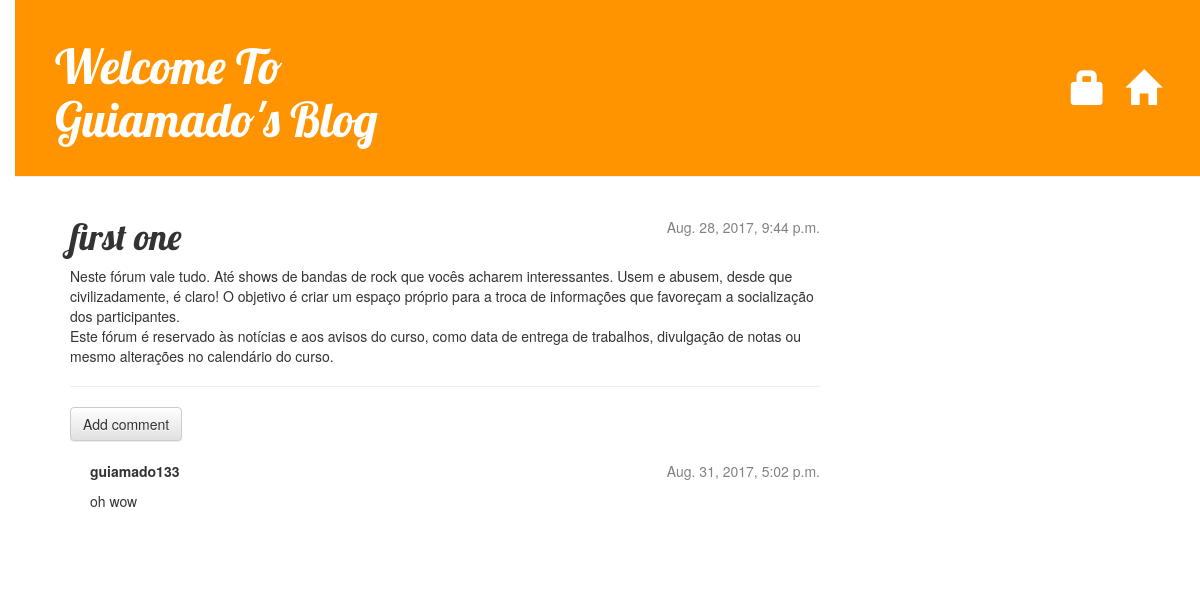
The app's page /post/1/ with its own data.
### blog/models.py (models this page shows, shortened)
class Post(models.Model):
    author = models.ForeignKey('auth.User')
    title = models.CharField(max_length=200)
    text = models.TextField()
    created_date = models.DateTimeField(
            default=timezone.now)
    published_date = models.DateTimeField(
            blank=True, null=True)

class Comment(models.Model):
    post = models.ForeignKey('blog.Post', related_name='comments')
    author = models.CharField(max_length=200)
    text = models.TextField()
    created_date = models.DateTimeField(default=timezone.now)
    approved_comment = models.BooleanField(default=False)

### blog/views.py (the view)
# urls.py: url(r'^post/(?P<pk>[0-9]+)/$', views.post_detail,name='post_detail'),
def post_detail(request, pk):
	post = get_object_or_404(Post, pk=pk)
	return render(request, 'blog/post_detail.html', {'post': post})

### blog/templates/blog/post_detail.html (shortened to what this page needs)
{% extends 'blog/base.html' %}
	{% block content %}
    	<div class="post">
        	{% if post.published_date %}
    			<div class="date">
        			{{ post.published_date }}
    			</div>
			{% else %}
    			<a class="btn btn-default" href="{% url 'post_publish' pk=post.pk %}">Publish</a>
			{% endif %}
        	<h1>{{ post.title }}</h1>
        	<p>{{ post.text|linebreaksbr }}</p>
        	<hr>
        	<a class="btn btn-default" href="{% url 'add_comment_to_post' pk=post.pk %}">Add comment</a>
			{% for comment in post.comments.all %}
    			{% if user.is_authenticated or comment.approved_comment %}
    				<div class="comment">
        				<div class="date">
            				{{ comment.created_date }}
        				</div>
        				<strong>{{ comment.author }}</strong>
        				<p>{{ comment.text|linebreaks }}</p>
    				</div>
    			{% endif %}
			{% empty %}
    			<p>No comments here yet :(</p>
			{% endfor %}
    	</div>
	{% endblock %}

### blog/static/css/blog.css (style rules this page uses)
body { padding-left: 15px; }
h1, h2, h3, h4 { font-family: 'Lobster', cursive; }
.date { float: right; color: #828282; }
.post { margin-bottom: 70px; }
.comment { margin: 20px 0px 20px 20px; }

### records on screen
Post: published_date "Aug. 28, 2017, 9:44 p.m.", title "first one", text "Neste fórum vale tudo. Até shows de bandas de rock que vocês acharem interessantes. Usem e abusem, desde que civilizadamente, é claro! O objetivo é criar um espaço próprio para a troca de informações que favoreçam a socialização dos participantes. Este fórum é reservado às notícias e aos avisos do curso, como data de entrega de trabalhos, divulgação de notas ou mesmo alterações no calendário do curso."
Comment: created_date "Aug. 31, 2017, 5:02 p.m.", author "guiamado133", text "oh wow"
